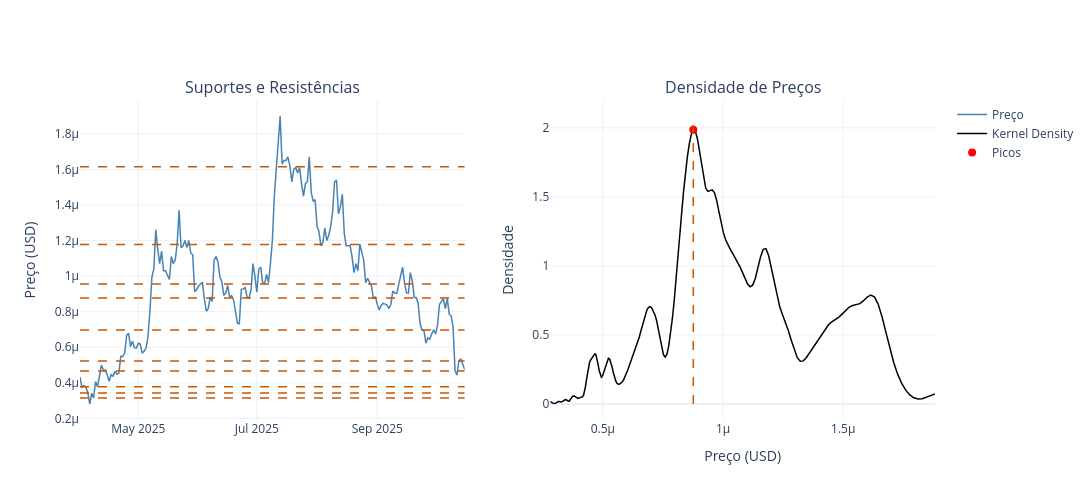

Notebook source saved alongside this figure:
### Code cell
import numpy as np
import pandas as pd
import scipy.stats
import scipy.signal
import plotly.graph_objects as go
from plotly.subplots import make_subplots
from plotly.offline import init_notebook_mode, iplot
init_notebook_mode(connected=True)

#asset = 'injective-protocol'
volume_data = pd.read_csv(f'/Users/valter.rebelo/MissionControl/data/micro/assetData/{asset}.csv')[['date', 'total_volume']]
volume_data.set_index('date', inplace=True)
volume_data.dropna(inplace=True)
data = pd.read_csv(f'/Users/valter.rebelo/MissionControl/data/micro/candleData/{asset}_candles.csv')
data.set_index('date', inplace=True)
data.dropna(inplace=True)
data = data.join(volume_data, how='left')
data = data.loc['2025-04-01':'2025-10-16']



def get_support_resistance_levels(
    data: pd.DataFrame,
    first_w: float = 0.1,
    atr_mult: float = 2.5,
    prom_thresh: float = 0,
    atr_period: int = 14
):
    """
    Compute support/resistance levels from BTC daily data using KDE and prominence.
    
    Parameters:
    - data: DataFrame with OHLC data, must include 'close', 'High', 'Low'
    - first_w: starting weight for oldest prices (0 < first_w < 1)
    - atr_mult: multiplier for bandwidth of KDE based on ATR
    - prom_thresh: prominence threshold for filtering weak levels
    - atr_period: lookback period for ATR

    Returns:
    - levels: list of support/resistance levels
    - price_range: price range over which KDE was computed
    - pdf: density values (market profile)
    """

    # Step 1: Compute log prices
    log_price = np.log(data['close'].dropna().values)

    # Step 2: Compute ATR in log-space
    high = np.log(data['high'])
    low = np.log(data['low'])
    close = np.log(data['close'])
    prev_close = close.shift(1)
    
    tr1 = high - low
    tr2 = (high - prev_close).abs()
    tr3 = (low - prev_close).abs()
    tr = pd.concat([tr1, tr2, tr3], axis=1).max(axis=1)

    atr = tr.rolling(window=atr_period).mean().iloc[-1]  # last ATR value

    # Step 3: Time weights (linear increasing)
    n = len(log_price)
    last_w = 1.0
    w_step = (last_w - first_w) / n
    weights = first_w + np.arange(n) * w_step
    weights[weights < 0] = 0.0

    # Step 4: Kernel Density Estimation
    kde = scipy.stats.gaussian_kde(log_price, bw_method=atr * atr_mult, weights=weights)

    # Step 5: Create price range for evaluation
    min_v, max_v = np.min(log_price), np.max(log_price)
    step = (max_v - min_v) / 200
    price_range = np.arange(min_v, max_v, step)
    pdf = kde(price_range)

    # Step 6: Find peaks in KDE
    pdf_max = np.max(pdf)
    prom_min = pdf_max * prom_thresh
    peaks, props = scipy.signal.find_peaks(pdf, prominence=prom_min)

    # Step 7: Convert peaks to actual price levels
    levels = [np.exp(price_range[p]) for p in peaks]

    return levels, price_range, pdf

levels, pr_range, pdf = get_support_resistance_levels(data)

def plot_market_profile_and_levels(data, levels, price_range, pdf, prom_thresh=0.25):
    fig = make_subplots(
        rows=1, cols=2,
        subplot_titles=(f"Suportes e Resistências", "Densidade de Preços"),
        horizontal_spacing=0.1
    )

    # --- Chart 1: Price Line ---
    fig.add_trace(
        go.Scatter(
            x=data.index,
            y=data["close"],
            mode='lines',
            name=f"Preço",
            line=dict(color='steelblue', width=1.5)
        ),
        row=1, col=1
    )

    # --- Chart 1: Horizontal Lines for Levels ---
    min_price, max_price = data["close"].min(), data["close"].max()
    for lvl in levels:
        if min_price * 0.95 <= lvl <= max_price * 1.05:
            fig.add_trace(
                go.Scatter(
                    x=[data.index.min(), data.index.max()],
                    y=[lvl, lvl],
                    mode='lines',
                    line=dict(color='#CC5500', dash='dash', width=1.5),
                    name='Level',
                    showlegend=False
                ),
                row=1, col=1
            )

    # --- Chart 2: KDE Line ---
    fig.add_trace(
        go.Scatter(
            x=np.exp(price_range),
            y=pdf,
            mode='lines',
            name='Kernel Density',
            line=dict(color='black', width=1.5)
        ),
        row=1, col=2
    )

    # --- Chart 2: Peaks + Vertical Lines ---
    peaks, _ = scipy.signal.find_peaks(pdf, prominence=np.max(pdf) * prom_thresh)
    peak_x = [np.exp(price_range[p]) for p in peaks]
    peak_y = [pdf[p] for p in peaks]

    fig.add_trace(
        go.Scatter(
            x=peak_x,
            y=peak_y,
            mode='markers',
            name='Picos',
            marker=dict(color='red', size=8)
        ),
        row=1, col=2
    )

    for x in peak_x:
        fig.add_trace(
            go.Scatter(
                x=[x, x],
                y=[0, max(pdf)*1.05],
                mode='lines',
                line=dict(color='#CC5500', dash='dash', width=1.5),
                name='Level',
                showlegend=False
            ),
            row=1, col=2
        )

    # --- Layout and Axis ---
    fig.update_layout(
        height=500,
        width=1300,
        template='plotly_white',
        title=dict(text=f"", x=0.5),
    )

    fig.update_xaxes(title_text="", row=1, col=1)
    fig.update_yaxes(title_text="Preço (USD)", row=1, col=1)
    fig.update_xaxes(title_text="Preço (USD)", row=1, col=2)
    fig.update_yaxes(title_text="Densidade", row=1, col=2)

    fig.show()


levels, price_range, pdf = get_support_resistance_levels(data, atr_period=14, atr_mult=0.5, prom_thresh=0)
plot_market_profile_and_levels(data, levels, price_range, pdf)

### Figure 1 — Plotly figure (JSON) as saved in the notebook; plotly's stock layout.template omitted (floating-point values rounded to 4 significant figures; data arrays with more than 128 entries replaced by an {"elided": "..."} marker saying what was removed)
{"data": [{"line": {"color": "steelblue", "width": 1.5}, "mode": "lines", "name": "Preço", "type": "scatter", "x": {"elided": "199 str values"}, "xaxis": "x", "y": {"elided": "199 float values"}, "yaxis": "y"}, {"line": {"color": "#CC5500", "dash": "dash", "width": 1.5}, "mode": "lines", "name": "Level", "showlegend": false, "type": "scatter", "x": ["2025-04-01", "2025-10-16"], "xaxis": "x", "y": [3.152e-07, 3.152e-07], "yaxis": "y"}, {"line": {"color": "#CC5500", "dash": "dash", "width": 1.5}, "mode": "lines", "name": "Level", "showlegend": false, "type": "scatter", "x": ["2025-04-01", "2025-10-16"], "xaxis": "x", "y": [3.435e-07, 3.435e-07], "yaxis": "y"}, {"line": {"color": "#CC5500", "dash": "dash", "width": 1.5}, "mode": "lines", "name": "Level", "showlegend": false, "type": "scatter", "x": ["2025-04-01", "2025-10-16"], "xaxis": "x", "y": [3.78e-07, 3.78e-07], "yaxis": "y"}, {"line": {"color": "#CC5500", "dash": "dash", "width": 1.5}, "mode": "lines", "name": "Level", "showlegend": false, "type": "scatter", "x": ["2025-04-01", "2025-10-16"], "xaxis": "x", "y": [4.664e-07, 4.664e-07], "yaxis": "y"}, {"line": {"color": "#CC5500", "dash": "dash", "width": 1.5}, "mode": "lines", "name": "Level", "showlegend": false, "type": "scatter", "x": ["2025-04-01", "2025-10-16"], "xaxis": "x", "y": [5.231e-07, 5.231e-07], "yaxis": "y"}, {"line": {"color": "#CC5500", "dash": "dash", "width": 1.5}, "mode": "lines", "name": "Level", "showlegend": false, "type": "scatter", "x": ["2025-04-01", "2025-10-16"], "xaxis": "x", "y": [6.967e-07, 6.967e-07], "yaxis": "y"}, {"line": {"color": "#CC5500", "dash": "dash", "width": 1.5}, "mode": "lines", "name": "Level", "showlegend": false, "type": "scatter", "x": ["2025-04-01", "2025-10-16"], "xaxis": "x", "y": [8.763e-07, 8.763e-07], "yaxis": "y"}, {"line": {"color": "#CC5500", "dash": "dash", "width": 1.5}, "mode": "lines", "name": "Level", "showlegend": false, "type": "scatter", "x": ["2025-04-01", "2025-10-16"], "xaxis": "x", "y": [9.55e-07, 9.55e-07], "yaxis": "y"}, {"line": {"color": "#CC5500", "dash": "dash", "width": 1.5}, "mode": "lines", "name": "Level", "showlegend": false, "type": "scatter", "x": ["2025-04-01", "2025-10-16"], "xaxis": "x", "y": [1.178e-06, 1.178e-06], "yaxis": "y"}, {"line": {"color": "#CC5500", "dash": "dash", "width": 1.5}, "mode": "lines", "name": "Level", "showlegend": false, "type": "scatter", "x": ["2025-04-01", "2025-10-16"], "xaxis": "x", "y": [1.615e-06, 1.615e-06], "yaxis": "y"}, {"line": {"color": "black", "width": 1.5}, "mode": "lines", "name": "Kernel Density", "type": "scatter", "x": {"elided": "200 float values"}, "xaxis": "x2", "y": {"elided": "200 float values"}, "yaxis": "y2"}, {"marker": {"color": "red", "size": 8}, "mode": "markers", "name": "Picos", "type": "scatter", "x": [8.763e-07], "xaxis": "x2", "y": [1.987], "yaxis": "y2"}, {"line": {"color": "#CC5500", "dash": "dash", "width": 1.5}, "mode": "lines", "name": "Level", "showlegend": false, "type": "scatter", "x": [8.763e-07, 8.763e-07], "xaxis": "x2", "y": [0, 2.086], "yaxis": "y2"}], "layout": {"annotations": [{"font": {"size": 16}, "showarrow": false, "text": "Suportes e Resistências", "x": 0.225, "xanchor": "center", "xref": "paper", "y": 1, "yanchor": "bottom", "yref": "paper"}, {"font": {"size": 16}, "showarrow": false, "text": "Densidade de Preços", "x": 0.775, "xanchor": "center", "xref": "paper", "y": 1, "yanchor": "bottom", "yref": "paper"}], "height": 500, "title": {"text": "", "x": 0.5}, "width": 1300, "xaxis": {"anchor": "y", "domain": [0, 0.45], "title": {"text": ""}}, "xaxis2": {"anchor": "y2", "domain": [0.55, 1], "title": {"text": "Preço (USD)"}}, "yaxis": {"anchor": "x", "domain": [0, 1], "title": {"text": "Preço (USD)"}}, "yaxis2": {"anchor": "x2", "domain": [0, 1], "title": {"text": "Densidade"}}}}
